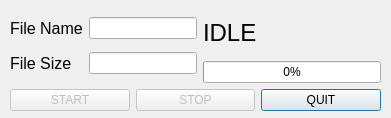
<ui version="4.0" >
 <class>FileGenDialog</class>
 <widget class="QDialog" name="FileGenDialog" >
  <property name="geometry" >
   <rect>
    <x>0</x>
    <y>0</y>
    <width>391</width>
    <height>118</height>
   </rect>
  </property>
  <property name="windowTitle" >
   <string>File Generator</string>
  </property>
  <widget class="QWidget" name="layoutWidget" >
   <property name="geometry" >
    <rect>
     <x>10</x>
     <y>10</y>
     <width>371</width>
     <height>101</height>
    </rect>
   </property>
   <layout class="QVBoxLayout" name="verticalLayout_2" >
    <item>
     <layout class="QHBoxLayout" name="horizontalLayout_2" >
      <item>
       <layout class="QGridLayout" name="gridLayout" >
        <item row="0" column="0" >
         <widget class="QLabel" name="labName" >
          <property name="font" >
           <font>
            <pointsize>12</pointsize>
           </font>
          </property>
          <property name="text" >
           <string>File Name</string>
          </property>
         </widget>
        </item>
        <item row="0" column="1" >
         <widget class="QLineEdit" name="nameEdit" />
        </item>
        <item row="1" column="0" >
         <widget class="QLabel" name="labSize" >
          <property name="font" >
           <font>
            <pointsize>12</pointsize>
           </font>
          </property>
          <property name="layoutDirection" >
           <enum>Qt::RightToLeft</enum>
          </property>
          <property name="text" >
           <string>File Size</string>
          </property>
         </widget>
        </item>
        <item row="1" column="1" >
         <widget class="QLineEdit" name="sizeEdit" />
        </item>
       </layout>
      </item>
      <item>
       <layout class="QVBoxLayout" name="verticalLayout" >
        <item>
         <widget class="QLabel" name="labIdle" >
          <property name="font" >
           <font>
            <pointsize>18</pointsize>
           </font>
          </property>
          <property name="text" >
           <string>IDLE</string>
          </property>
         </widget>
        </item>
        <item>
         <widget class="QProgressBar" name="progressBar" >
          <property name="value" >
           <number>0</number>
          </property>
         </widget>
        </item>
       </layout>
      </item>
     </layout>
    </item>
    <item>
     <layout class="QHBoxLayout" name="horizontalLayout" >
      <property name="sizeConstraint" >
       <enum>QLayout::SetDefaultConstraint</enum>
      </property>
      <item>
       <widget class="QPushButton" name="startBtn" >
        <property name="enabled" >
         <bool>false</bool>
        </property>
        <property name="text" >
         <string>START</string>
        </property>
        <property name="autoDefault" >
         <bool>false</bool>
        </property>
       </widget>
      </item>
      <item>
       <widget class="QPushButton" name="stopBtn" >
        <property name="enabled" >
         <bool>false</bool>
        </property>
        <property name="text" >
         <string>STOP</string>
        </property>
        <property name="autoDefault" >
         <bool>false</bool>
        </property>
       </widget>
      </item>
      <item>
       <widget class="QPushButton" name="quitBtn" >
        <property name="text" >
         <string>QUIT</string>
        </property>
       </widget>
      </item>
     </layout>
    </item>
   </layout>
  </widget>
 </widget>
 <resources/>
 <connections/>
</ui>
